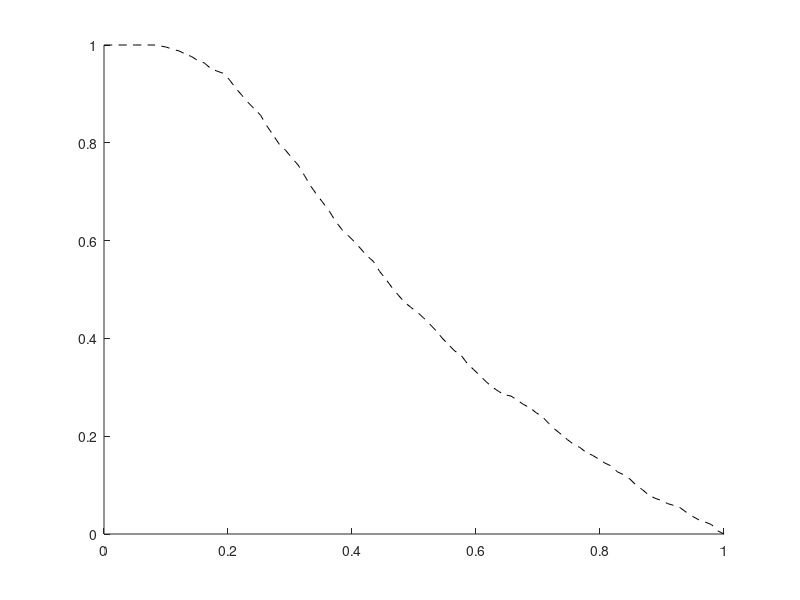

The MATLAB script that drew this image:
A1 =  load('meancomplementariedadData2.txt'); 
%A2 =  load('mincomplementariedad.txt'); 
%A3 =  load('maxcomplementariedad.txt'); 
hold on
plot(A1(:,1),A1(:,2),'k--');
hold on
%plot(A2(:,1),A2(:,2),'k--');
%hold on
%plot(A3(:,1),A3(:,2),'k--');
%xlabel(('Complementarity Threshold'),"fontsize",12)
%ylabel('Proportion Complementarity',"fontsize",12)
%print -color -F:12 complementarity.eps



